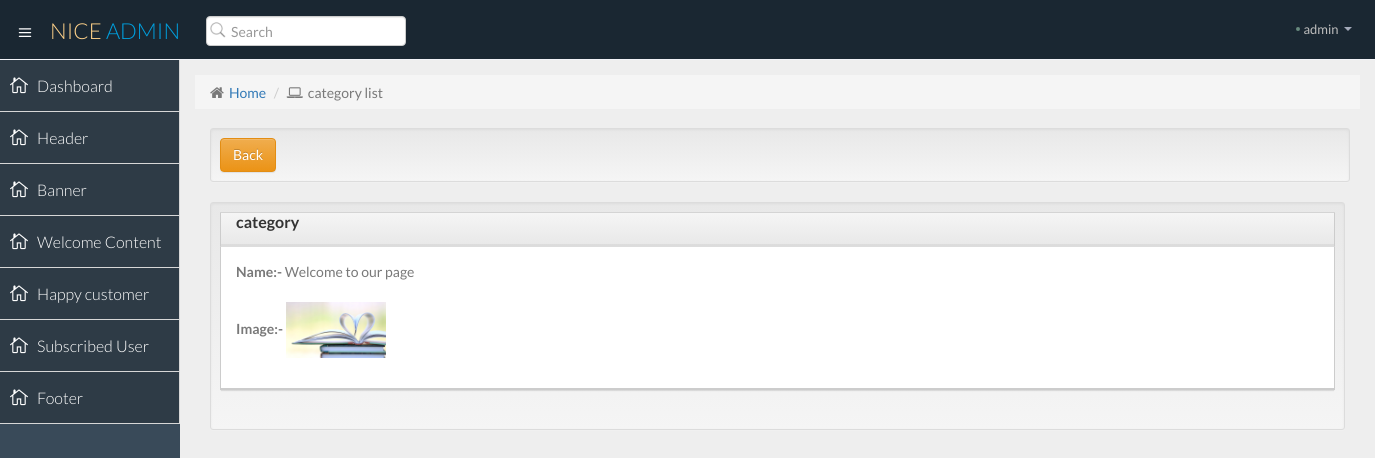
The app's page /admin/wel_view.php?id=1 with its own data.
### tables this page shows
CREATE TABLE `welcome` (
  `w_id` int(255) NOT NULL,
  `title` varchar(255) NOT NULL,
  `image` text NOT NULL,
  `content` text NOT NULL
);

### admin/wel_view.php (the view, shortened to what this page needs)
<?php include("include/header.php");?>
<?php include("include/sidemenu.php");?>
<section id="main-content">
          <section class="wrapper">
			  <div class="row">
				<div class="col-lg-12">
					<ol class="breadcrumb">
						<li><i class="fa fa-home"></i><a href="dashboard.php">Home</a></li>
						<li><i class="fa fa-laptop"></i>category list</li>
					</ol>
				</div>
			</div>
			<div class="container">
    <div class="well well-sm">
        <a href="wel_content.php" class="btn btn-warning">Back</a>
    </div>
</div>
<div class="col-md-12">
<div class="well well-sm">
    <div class="panel panel-default">
  <div class="panel-heading"><h3 class="panel-title"><strong>category </strong></h3></div>
  <div class="panel-body">
   <?php
$id=$_GET['id'];
$query="select * from welcome where w_id='$id'";
 $run=mysql_query($query)or die(mysql_error());
 $row=mysql_fetch_array($run);
 ?>
  <div class="form-group">
    <label for="username"><b>Name:-</b> </label>
    <?php echo $row['title'];?>
  </div>
  <div class="form-group">
    <label for="uploadimage"><b>Image:-</b> </label>
  <image src="images/<?php echo $row['image'];?>"width="100">
  </div>
</div>
</div>
</div>
          </section>
      </section>

### admin/css/style.css (style rules this page uses)
body { color: #797979; background: #eeeeee; font-family: 'Lato', sans-serif; padding: 0px !important; margin: 0px !important; font-size:14px !important; }
h1,h2,h3,h4,h5 { font-weight: 300; }
label { font-weight: 300; }
a, a:hover, a:focus { text-decoration: none; outline: none; outline: 0; }
#main-content { margin-left: 180px; }
.wrapper { display: inline-block; margin-top: 60px; padding: 15px; width: 100%; }
.breadcrumb { -webkit-border-radius: 0px; -moz-border-radius: 0px; border-radius: 0px; height: 34px; position: relative; margin: 0 0 19px 0; overflow: hidden; }
.breadcrumb li { position: relative; margin-right: 0; }
.breadcrumb li i { Font-size: 15px; margin-right: 5px; }
.panel { border:none; -webkit-border-radius: 0px; -moz-border-radius: 0px; border-radius: 0px; -webkit-box-shadow: none; -moz-box-shadow: none; box-shadow: none; margin-bottom: 30px; }
.panel .panel-heading { line-height: 34px; padding: 0 15px; min-height: 34px; border-left: 1px solid #ccc; border-right: 1px solid #ccc; -webkit-border-radius: 0px; -moz-border-radius: 0px; border-radius: 0px; position: relative; box-shadow: inset 0 -2px 0 rgba(0,0,0,.05); -moz-box-shadow: inset 0 -2px 0 rgba(0,0,0,.05); -webkit-box-shadow: inset 0 -2px 0 rgba(0,0,0,.05); }
.panel .panel-body { border-width: 1px 1px 2px; border-style: solid; border-top: none; border-right-color: #ccc!important; border-bottom-color: #ccc!important; border-left-color: #ccc!important; }
.panel.panel-default { border-radius: 0px; border-top: 1px solid #d4d4d4; -webkit-box-shadow: 0 2px 1px -1px rgba(0, 0, 0, 0.1); -moz-box-shadow: 0 2px 1px -1px rgba(0, 0, 0, 0.1); box-shadow: 0 2px 1px -1px rgba(0, 0, 0, 0.1); }
.panel-heading { background: #F7F7F7; color: #688a7e; }
.panel-heading h3 { margin: 0px !important; }

### records on screen
welcome: title "Welcome to our page", image (picture)
